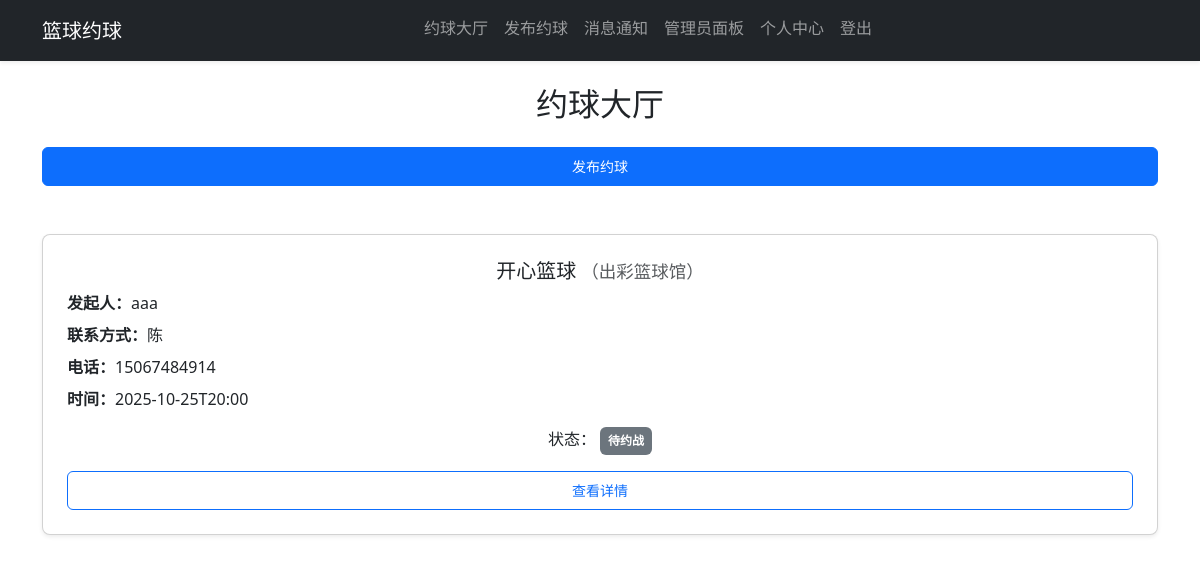
The app's page / (signed in) with its own data.
### app.py (models this page shows, shortened)
class Match(db.Model):
    id = db.Column(db.Integer, primary_key=True)
    team_name = db.Column(db.String(128), nullable=False)
    contact = db.Column(db.String(64), nullable=False)
    start_time = db.Column(db.String(64), nullable=False)
    location = db.Column(db.String(128), nullable=False)
    status = db.Column(db.String(32), default='待约战')
    owner_id = db.Column(db.Integer, db.ForeignKey('user.id'), nullable=False)
    created_at = db.Column(db.DateTime, default=datetime.utcnow)
    owner = db.relationship('User', backref='matches')

class User(UserMixin, db.Model):
    id = db.Column(db.Integer, primary_key=True)
    username = db.Column(db.String(80), unique=True, nullable=False)
    password_hash = db.Column(db.String(200), nullable=False)
    team_name = db.Column(db.String(128), nullable=True)
    contact = db.Column(db.String(64), nullable=True)
    phone = db.Column(db.String(32), nullable=True)
    is_admin = db.Column(db.Boolean, default=False)  # 管理员标志
    created_at = db.Column(db.DateTime, default=datetime.utcnow)

### app.py (the view)
@app.route('/')
def index():
    matches = Match.query.filter(Match.status != '已取消').order_by(Match.created_at.desc()).all()
    unread_messages = 0
    if current_user.is_authenticated:
        unread_messages = Message.query.filter_by(user_id=current_user.id, is_read=False).count()
    return render_template('index.html', matches=matches, unread_messages=unread_messages)

### app.py (called while the page is built)
@login_manager.user_loader
def load_user(user_id):
    return User.query.get(int(user_id))

@app.before_request
def create_tables():
    global tables_created
    if not tables_created:
        with app.app_context():
            db.create_all()
        tables_created = True

@app.before_request
def track_page_visits():
    if request.path.startswith('/static/') or request.path == '/admin':
        return
    user_id = current_user.id if current_user.is_authenticated else None
    visit = PageVisit(
        path=request.path,
        user_id=user_id,
        ip_address=request.remote_addr,
        user_agent=request.headers.get('User-Agent', '')[:255]  # 限制长度
    )
    db.session.add(visit)

### templates/index.html
{% extends 'base.html' %}
{% block content %}
<div class="mb-5">
  <h2 class="text-center mb-4">约球大厅</h2>
  {% if current_user.is_authenticated %}
    <a class="btn btn-primary btn-block-mobile w-100" href="{{ url_for('create_match') }}">发布约球</a>
  {% else %}
    <a class="btn btn-outline-primary btn-block-mobile w-100" href="{{ url_for('login') }}">登录后可发布约球</a>
  {% endif %}
</div>
{% for m in matches %}
  <div class="card mb-4 shadow-sm">
    <div class="card-body p-4">
      <h5 class="card-title mb-2 text-center">{{ m.team_name }} <small class="text-muted">（{{ m.location }}）</small></h5>
      <div class="mb-3">
        <p class="mb-2"><strong>发起人：</strong>{{ m.owner.username }}</p>
        <p class="mb-2"><strong>联系方式：</strong>{{ m.contact }}</p>
        <p class="mb-2"><strong>电话：</strong>{{ m.owner.phone or '未提供' }}</p>
        <p class="mb-2"><strong>时间：</strong>{{ m.start_time }}</p>
      </div>
      <div class="mb-3 text-center">
        状态：
        {% if m.status == '待约战' %}<span class="badge bg-secondary p-2">{{ m.status }}</span>
        {% elif m.status == '匹配中' %}<span class="badge bg-warning text-dark p-2">{{ m.status }}</span>
        {% elif m.status == '约战成功' %}<span class="badge bg-success p-2">{{ m.status }}</span>
        {% else %}<span class="badge bg-info p-2">{{ m.status }}</span>{% endif %}
      </div>
      <a href="{{ url_for('match_detail', match_id=m.id) }}" class="btn btn-outline-primary btn-block-mobile w-100">查看详情</a>
    </div>
  </div>
{% endfor %}
{% endblock %}

### templates/base.html (style rules this page uses)
body { font-size: 16px; }
.card { border-radius: 8px; }
.btn { font-size: 14px; padding: 8px 16px; }

### records on screen
Match: team_name "开心篮球", location "出彩篮球馆", owner.username "aaa", contact "陈", owner "15067484914", start_time "2025-10-25T20:00", status "待约战"
